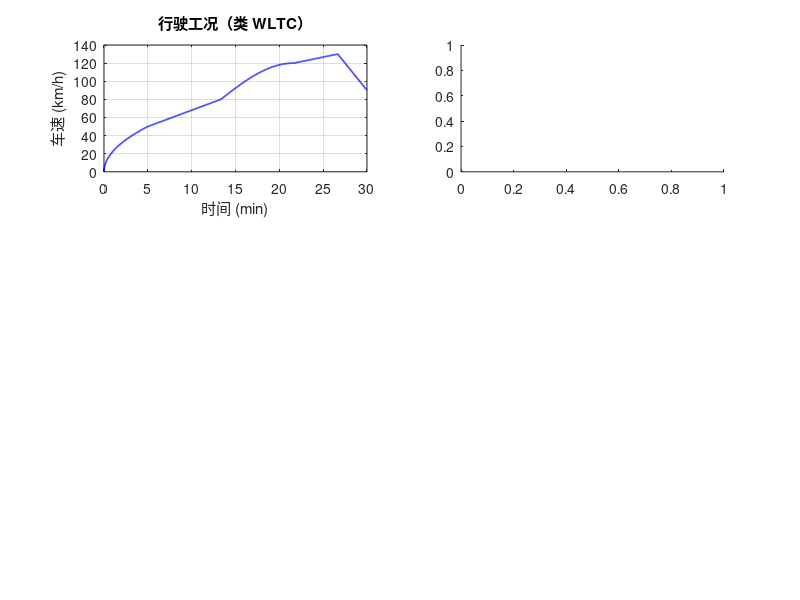

Source code (MATLAB): (Note: this script raises an error after producing the figure.)
%% 驾驶循环能耗分析
% MATLAB R2016b 兼容
% 构造类 WLTC 工况 + 电动汽车能耗模型

clear; clc; close all;

%% 生成类 WLTC 速度曲线 [km/h]
dt = 1;              % [s]
T  = 1800;           % 总计 30 min
t  = (0:dt:T)';

v_kmh = zeros(size(t));
i1 = t<=300;         v_kmh(i1) = 50 * (t(i1)/300).^0.5;
i2 = t>300 & t<=800;  v_kmh(i2) = 50 + 30 * (t(i2)-300)/500;
i3 = t>800 & t<=1300; v_kmh(i3) = 80 + 40 * sin(pi*(t(i3)-800)/1000);
i4 = t>1300 & t<=1600; v_kmh(i4) = 120 + 10 * (t(i4)-1300)/300;
i5 = t>1600;          v_kmh(i5) = max(130 - 40*(t(i5)-1600)/200, 0);

v_ms = v_kmh / 3.6;

%% 车辆参数
m  = 1800;           % 质量 [kg]
Cd = 0.30;           % 风阻系数
Af = 2.2;            % 迎风面积 [m^2]
rho = 1.225;         % 空气密度 [kg/m^3]
f  = 0.012;          % 滚动阻力系数
g  = 9.81;
rw = 0.33;           % 车轮半径 [m]

%% 电机参数
P_max  = 120000;     % 峰值功率 [W]
T_max  = 280;        % 峰值转矩 [Nm]
n_base = 3500;       % 基速 [rpm]
eta_m  = 0.92;       % 电机驱动效率
eta_r  = 0.85;       % 回馈效率

%% 电池参数
Q_bat = 60;          % 电池容量 [Ah]
V_bat = 380;         % 电池电压 [V]
SOC_0 = 0.95;        % 初始 SOC

%% 仿真
n = length(t);
a      = zeros(n, 1);
F_trac = zeros(n, 1);
P_mot  = zeros(n, 1);
P_bat  = zeros(n, 1);
E_con  = zeros(n, 1);
SOC    = SOC_0 * ones(n, 1);

for i = 2:n
    a(i) = (v_ms(i) - v_ms(i-1)) / dt;

    F_air  = 0.5 * rho * Cd * Af * v_ms(i)^2;
    F_roll = f * m * g;
    F_acc  = m * a(i);
    F_trac(i) = F_air + F_roll + F_acc;

    omega_w = v_ms(i) / rw;
    T_wheel = F_trac(i) * rw;
    motor_rpm = omega_w * 30 / pi;

    if motor_rpm <= n_base
        T_avail = T_max;
    else
        T_avail = T_max * n_base / motor_rpm;
    end

    P_mot(i) = T_wheel * omega_w;

    if P_mot(i) >= 0
        P_bat(i) = P_mot(i) / eta_m;
    else
        P_bat(i) = P_mot(i) * eta_r;
    end

    E_con(i) = E_con(i-1) + P_bat(i) * dt / 3600;
    SOC(i) = SOC(i-1) - P_bat(i) * dt / (V_bat * Q_bat * 3600);
end

%% 分类标记
drv_mask = P_mot > 0;
reg_mask = P_mot < 0;

%% 绘图
figure('Position', [50 50, 950, 700]);

subplot(3,2,1);
plot(t/60, v_kmh, 'b-', 'LineWidth', 1.2);
xlabel('时间 (min)'); ylabel('车速 (km/h)');
grid on; title('行驶工况（类 WLTC）');

subplot(3,2,2);
yyaxis left;
plot(t/60, P_mot/1000, 'b-', 'LineWidth', 1);
ylabel('电机功率 (kW)');
yyaxis right;
plot(t/60, E_con/1000, 'r-', 'LineWidth', 1.5);
ylabel('累计能耗 (kWh)');
xlabel('时间 (min)'); grid on;
title('功率与能耗');

subplot(3,2,3);
histogram(P_mot(drv_mask)/1000, 30, 'FaceColor', 'b', 'EdgeAlpha', 0.3); hold on;
if any(reg_mask)
    histogram(abs(P_mot(reg_mask))/1000, 30, 'FaceColor', 'g', 'EdgeAlpha', 0.3);
end
xlabel('功率 (kW)'); ylabel('频次');
legend('驱动', '回馈'); grid on;
title('功率分布');

subplot(3,2,4);
plot(t/60, a, 'r-', 'LineWidth', 1);
xlabel('时间 (min)'); ylabel('加速度 (m/s^2)');
grid on; title('加速度');

subplot(3,2,5);
plot(t/60, SOC*100, 'b-', 'LineWidth', 1.2);
xlabel('时间 (min)'); ylabel('SOC (%)');
grid on; title('电池 SOC');

subplot(3,2,6);
E_drv = sum(P_bat(drv_mask)*dt/3600);
E_reg = sum(abs(P_bat(reg_mask))*dt/3600);
if E_reg > 0
    pie([E_drv, E_reg], {'驱动能耗 (Wh)', '回馈能量 (Wh)'});
else
    pie(E_drv, {'驱动能耗 (Wh)'});
end
title('能量流向');

%% 结果输出
dist_km = sum(v_ms * dt) / 1000;
E_100km = E_con(end) / dist_km * 100 / 1000;

fprintf('===== 驾驶循环分析 =====\n');
fprintf('总行驶距离: %.2f km\n', dist_km);
fprintf('总能耗: %.1f kWh\n', E_con(end)/1000);
fprintf('百公里能耗: %.1f kWh/100km\n', E_100km);
fprintf('SOC 消耗: %.1f %%\n', (SOC_0 - SOC(end))*100);
fprintf('估算续航: %.0f km\n', dist_km * SOC_0 / (SOC_0 - SOC(end) + 0.001));
fprintf('回馈占比: %.1f %%\n', sum(abs(P_bat(reg_mask))) / max(sum(abs(P_bat)), 1e-6) * 100);
